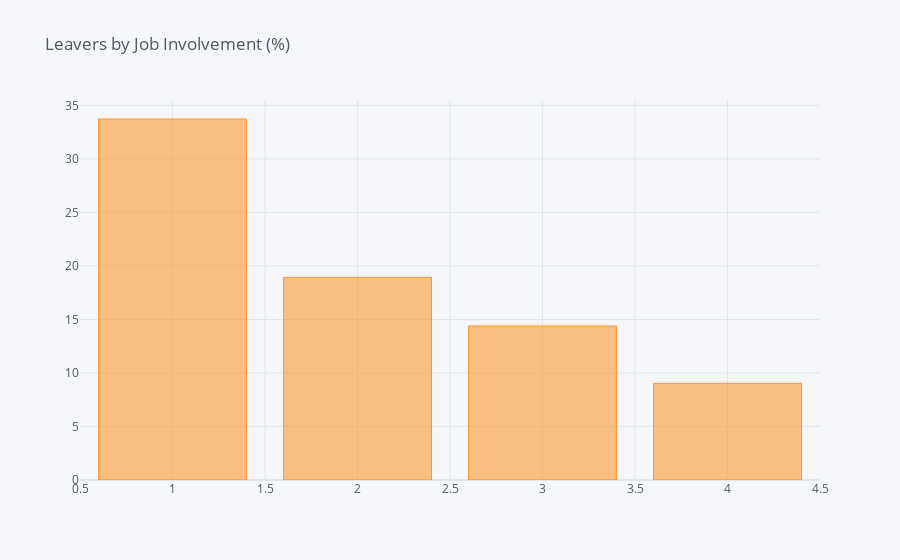

This figure's notebook cell:
### Code cell
df_JobInvolvement = pd.DataFrame(columns=["Job Involvement", "% of Leavers"])
i=0
for field in list(df_HR['JobInvolvement'].unique()):
    ratio = df_HR[(df_HR['JobInvolvement']==field)&(df_HR['Attrition']=="Yes")].shape[0] / df_HR[df_HR['JobInvolvement']==field].shape[0]
    df_JobInvolvement.loc[i] = (field, ratio*100)
    i += 1
    #print("In {}, the ratio of leavers is {:.2f}%".format(field, ratio*100))
df_JI = df_JobInvolvement.groupby(by="Job Involvement").sum()
df_JI.iplot(kind='bar',title='Leavers by Job Involvement (%)')

### Figure 1 — Plotly figure (JSON) as saved in the notebook; plotly's stock layout.template omitted (floating-point values rounded to 4 significant figures)
{"data": [{"marker": {"color": "rgba(255, 153, 51, 0.6)", "line": {"color": "rgba(255, 153, 51, 1.0)", "width": 1}}, "name": "% of Leavers", "orientation": "v", "text": "", "x": [1, 2, 3, 4], "y": [33.73, 18.93, 14.4, 9.028], "type": "bar"}], "layout": {"legend": {"bgcolor": "#F5F6F9", "font": {"color": "#4D5663"}}, "paper_bgcolor": "#F5F6F9", "plot_bgcolor": "#F5F6F9", "title": {"font": {"color": "#4D5663"}, "text": "Leavers by Job Involvement (%)"}, "xaxis": {"gridcolor": "#E1E5ED", "showgrid": true, "tickfont": {"color": "#4D5663"}, "title": {"font": {"color": "#4D5663"}, "text": ""}, "zerolinecolor": "#E1E5ED"}, "yaxis": {"gridcolor": "#E1E5ED", "showgrid": true, "tickfont": {"color": "#4D5663"}, "title": {"font": {"color": "#4D5663"}, "text": ""}, "zerolinecolor": "#E1E5ED"}}}
